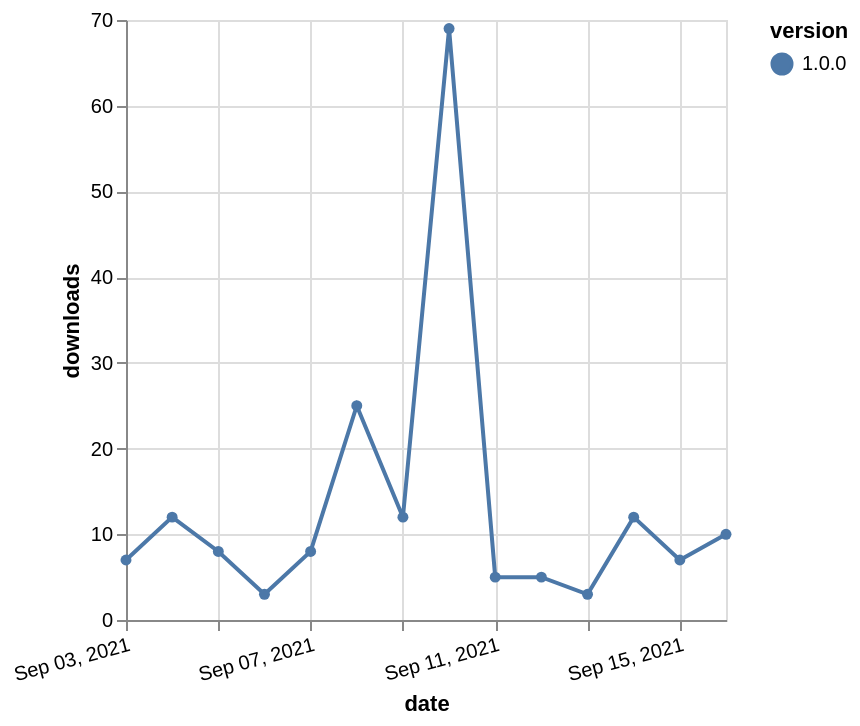

Write the Vega-Lite specification saved for this chart.
### Vega-Lite specification from a JSON file in a GitHub repository (floating-point values rounded to 4 significant figures)
{"$schema": "https://vega.github.io/schema/vega-lite/v5.json", "description": "A simple bar chart with embedded data.", "data": {"values": [{"date": "2021-09-03", "total": 588, "delta": 7, "version": "1.0.0"}, {"date": "2021-09-04", "total": 600, "delta": 12, "version": "1.0.0"}, {"date": "2021-09-05", "total": 608, "delta": 8, "version": "1.0.0"}, {"date": "2021-09-06", "total": 611, "delta": 3, "version": "1.0.0"}, {"date": "2021-09-07", "total": 619, "delta": 8, "version": "1.0.0"}, {"date": "2021-09-08", "total": 644, "delta": 25, "version": "1.0.0"}, {"date": "2021-09-09", "total": 656, "delta": 12, "version": "1.0.0"}, {"date": "2021-09-10", "total": 725, "delta": 69, "version": "1.0.0"}, {"date": "2021-09-11", "total": 730, "delta": 5, "version": "1.0.0"}, {"date": "2021-09-12", "total": 735, "delta": 5, "version": "1.0.0"}, {"date": "2021-09-13", "total": 738, "delta": 3, "version": "1.0.0"}, {"date": "2021-09-14", "total": 750, "delta": 12, "version": "1.0.0"}, {"date": "2021-09-15", "total": 757, "delta": 7, "version": "1.0.0"}, {"date": "2021-09-16", "total": 767, "delta": 10, "version": "1.0.0"}]}, "width": "container", "mark": {"type": "line", "point": {"filled": true}}, "encoding": {"x": {"field": "date", "type": "temporal", "timeUnit": "yearmonthdate", "title": "date", "axis": {"labelAngle": -15}}, "y": {"field": "delta", "type": "quantitative", "title": "downloads"}, "color": {"field": "version", "type": "nominal"}, "tooltip": {"field": "delta"}}}
